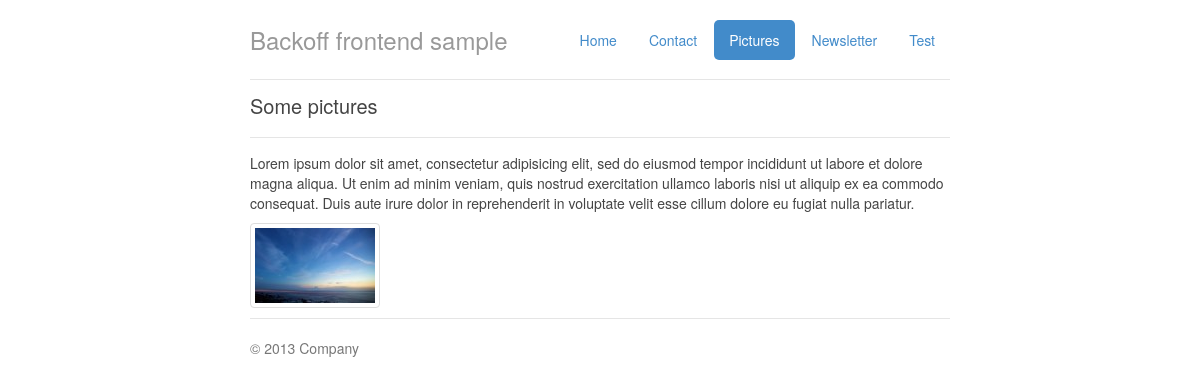
/frontend/album, run on the app's committed database.
### tables this page shows
CREATE TABLE `pages` (
  `id` int(11) NOT NULL AUTO_INCREMENT,
  `url` varchar(255) NOT NULL,
  `name` varchar(255) NOT NULL,
  `id_module` varchar(255) NOT NULL,
  `content` text NOT NULL,
  `status` tinyint(1) NOT NULL,
  `position` int(11) NOT NULL,
  PRIMARY KEY (`id`)
);

CREATE TABLE `galery` (
  `id` int(11) NOT NULL AUTO_INCREMENT,
  `image` varchar(255) NOT NULL,
  `thumbnail` varchar(255) NOT NULL,
  `title` varchar(255) NOT NULL,
  `id_page` int(11) NOT NULL,
  `position` int(11) NOT NULL,
  `status` tinyint(1) NOT NULL,
  PRIMARY KEY (`id`)
);

### frontend/index.php (called while the page is built, shortened)
<?php
require LIBRARY_PATH . 'db.php';
$config = array();
$query = db_query("SELECT * FROM config");
while($cfg = db_fetch($query)) {
    $config[$cfg['key']] = $cfg['value'];
}
$_CONFIG['site']['url'] = dirname($_SERVER['SCRIPT_NAME']);
$_CONFIG['site']['base_url'] = $_CONFIG['site']['url'] . '/';
$pages = db_get("SELECT pages.*, pages_modules.module FROM pages, pages_modules WHERE pages.id_module = pages_modules.id ORDER BY position, id  ");
$page = db_fetch(db_query("SELECT pages.*, pages_modules.module FROM pages, pages_modules WHERE pages.id_module = pages_modules.id AND  url = '{$_REQUEST['segments'][0]}' "));
$page['view'] = "modules/{$page['module']}/{$page['module']}_view.php";
include "modules/{$page['module']}/{$page['module']}.php";
include "index_view.php";

### backend/library/db_mysql.php (called while the page is built, shortened)
<?php
function db_query($sql) {
    if($query = mysql_query($sql)) {
    	return $query;
    } else {
    	db_error("Can't perform query : $sql");
    }
}
function db_fetch($query) {
    return mysql_fetch_array($query, MYSQL_ASSOC);
}
function db_get($sql) {
    $results = db_query($sql);
    $records = array();
    while($rec=db_fetch($results)) {
            $records[]=$rec;
    }
    return $records;
}

### backend/library/db.php (called while the page is built, shortened)
<?php
if( ! $_CONFIG['db']['type']) {
    $_CONFIG['db']['type'] = 'mysql';
}

### frontend/modules/galery/galery.php (called while the page is built)
<?php
$galery = db_get("SELECT * FROM galery WHERE id_page = '$page[id]' AND status = 1 ORDER BY position");

### frontend/index_view.php (the view, shortened to what this page needs)
<!DOCTYPE html>
<html>
<head>
    <link href="bower_components/bootstrap-css/css/bootstrap.min.css" rel="stylesheet" />
    <link href="styles/style.css" rel="stylesheet" />
</head>
<body>
<div class="container">
    <div class="header">
        <ul class="nav nav-pills pull-right">
          <?php foreach($pages as $p) : ?>
            <?php if($p['status']) : ?>
              <li  <?php if($p['url']==$page['url']): ?>class="active"<?php endif;?> ><a href="<?=$_CONFIG['site']['url']?>/<?=$p['url']?>"><?echo $p['name'];?></a></li>
          <?php endif ; ?>
        <?php endforeach; ?>
        </ul>
        <h3 class="text-muted"><?=$config['site_title'];?></h3>
    </div>
    <?php include($page['view']);?>
    <div class="footer">
          <?=nl2br($config['footer'])?>
    </div>
</div>
</body>
</html>

### frontend/modules/galery/galery_view.php (shortened to what this page needs)
<?=$page['content']?>
<div>
<?php foreach ($galery as $image) : ?>
	<a class="thumbnail" style="display:inline-table;margin:0 10px 10px 0;" title="<?=$image[title]?>" href="files/images/<?=$image['image']?>">
		<img src="files/images/thumbnails/<?=$image['thumbnail']?>" alt="" >
	</a>
<?php endforeach; ?>
</div>

### frontend/styles/style.css (style rules this page uses)
body { padding-top: 20px; padding-bottom: 20px; color:#444; }
h1 { font-size: 20px; border-bottom: 1px solid #e5e5e5; padding-bottom: 20px; margin-bottom: 15px; margin-top:0; }
.header, .marketing, .footer { padding-left: 15px; padding-right: 15px; }
.header { border-bottom: 1px solid #e5e5e5; margin-bottom: 15px }
.header h3 { margin-top: 0; margin-bottom: 0; line-height: 40px; padding-bottom: 19px; }
.footer { padding-top: 19px; color: #777; border-top: 1px solid #e5e5e5; }
@media (min-width: 768px) { .container { max-width: 730px; } }
@media screen and (min-width: 768px) { .header, .marketing, .footer { padding-left: 0; padding-right: 0; } }
@media screen and (min-width: 768px) { .header { margin-bottom: 15px; } }

### data on the page
pages: name "Home"
pages: name "Contact"
pages: name "Pictures", content "Some pictures Lorem ipsum dolor sit amet, consectetur adipisicing elit, sed do eiusmod tempor incididunt ut labore et dolore magna aliqua. Ut enim ad minim veniam, quis nostrud exercitation ullamco laboris nisi ut aliquip ex ea commodo consequat. Duis aute irure dolor in reprehenderit in voluptate velit esse cillum dolore eu fugiat nulla pariatur."
pages: name "Newsletter"
pages: name "Test"
galery: thumbnail (picture)

### other printed values
$config['site_title'] "Backoff frontend sample"
$config['footer'] "© 2013 Company"
